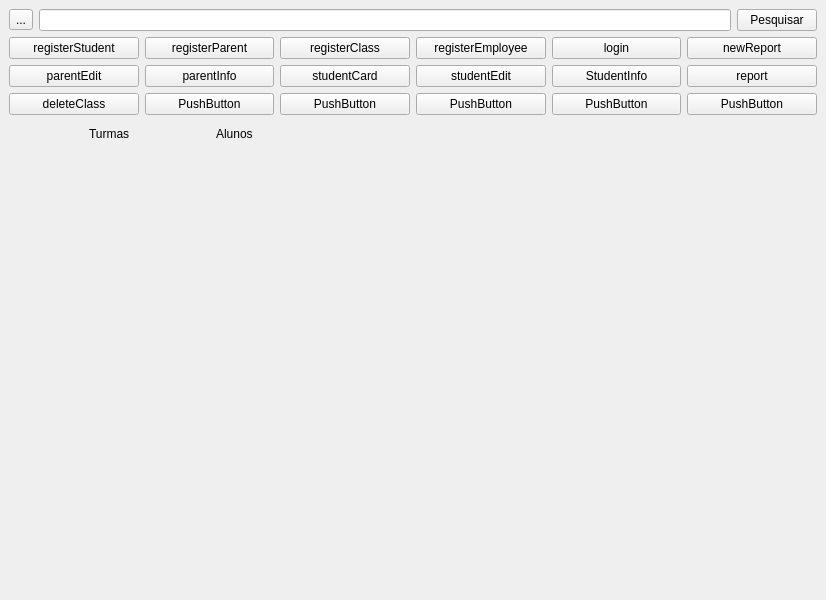
<?xml version="1.0" encoding="UTF-8"?>
<ui version="4.0">
 <class>MainWindow</class>
 <widget class="QMainWindow" name="MainWindow">
  <property name="geometry">
   <rect>
    <x>0</x>
    <y>0</y>
    <width>826</width>
    <height>600</height>
   </rect>
  </property>
  <property name="minimumSize">
   <size>
    <width>200</width>
    <height>200</height>
   </size>
  </property>
  <property name="maximumSize">
   <size>
    <width>826</width>
    <height>900</height>
   </size>
  </property>
  <property name="windowTitle">
   <string>MainWindow</string>
  </property>
  <widget class="QWidget" name="centralwidget">
   <layout class="QVBoxLayout" name="verticalLayout" stretch="0,0,0,0">
    <item>
     <layout class="QHBoxLayout" name="horizontalLayout_3" stretch="0,0,0">
      <item>
       <widget class="QToolButton" name="btnConfig">
        <property name="text">
         <string>...</string>
        </property>
       </widget>
      </item>
      <item>
       <widget class="QLineEdit" name="barPesquisar"/>
      </item>
      <item>
       <widget class="QPushButton" name="btnPesquisar">
        <property name="text">
         <string>Pesquisar</string>
        </property>
       </widget>
      </item>
     </layout>
    </item>
    <item>
     <layout class="QGridLayout" name="gridLayout" rowminimumheight="0,0,0" columnminimumwidth="0,0,0,0,0,0">
      <item row="0" column="2">
       <widget class="QPushButton" name="pushButton_4">
        <property name="text">
         <string>registerClass</string>
        </property>
       </widget>
      </item>
      <item row="0" column="4">
       <widget class="QPushButton" name="pushButton_13">
        <property name="text">
         <string>login</string>
        </property>
       </widget>
      </item>
      <item row="2" column="0">
       <widget class="QPushButton" name="pushButton_7">
        <property name="text">
         <string>deleteClass</string>
        </property>
       </widget>
      </item>
      <item row="0" column="1">
       <widget class="QPushButton" name="pushButton_3">
        <property name="text">
         <string>registerParent</string>
        </property>
       </widget>
      </item>
      <item row="2" column="1">
       <widget class="QPushButton" name="pushButton_8">
        <property name="text">
         <string>PushButton</string>
        </property>
       </widget>
      </item>
      <item row="1" column="2">
       <widget class="QPushButton" name="pushButton_6">
        <property name="text">
         <string>studentCard</string>
        </property>
       </widget>
      </item>
      <item row="1" column="3">
       <widget class="QPushButton" name="pushButton_11">
        <property name="text">
         <string>studentEdit</string>
        </property>
       </widget>
      </item>
      <item row="2" column="2">
       <widget class="QPushButton" name="pushButton_9">
        <property name="text">
         <string>PushButton</string>
        </property>
       </widget>
      </item>
      <item row="1" column="0">
       <widget class="QPushButton" name="pushButton_2">
        <property name="text">
         <string>parentEdit</string>
        </property>
       </widget>
      </item>
      <item row="1" column="1">
       <widget class="QPushButton" name="pushButton_5">
        <property name="text">
         <string>parentInfo</string>
        </property>
       </widget>
      </item>
      <item row="0" column="3">
       <widget class="QPushButton" name="pushButton_12">
        <property name="text">
         <string>registerEmployee</string>
        </property>
       </widget>
      </item>
      <item row="2" column="3">
       <widget class="QPushButton" name="pushButton_10">
        <property name="text">
         <string>PushButton</string>
        </property>
       </widget>
      </item>
      <item row="0" column="0">
       <widget class="QPushButton" name="pushButton">
        <property name="text">
         <string>registerStudent</string>
        </property>
       </widget>
      </item>
      <item row="1" column="4">
       <widget class="QPushButton" name="pushButton_14">
        <property name="text">
         <string>StudentInfo</string>
        </property>
       </widget>
      </item>
      <item row="2" column="4">
       <widget class="QPushButton" name="pushButton_15">
        <property name="text">
         <string>PushButton</string>
        </property>
       </widget>
      </item>
      <item row="0" column="5">
       <widget class="QPushButton" name="pushButton_16">
        <property name="text">
         <string>newReport</string>
        </property>
       </widget>
      </item>
      <item row="1" column="5">
       <widget class="QPushButton" name="pushButton_17">
        <property name="text">
         <string>report</string>
        </property>
       </widget>
      </item>
      <item row="2" column="5">
       <widget class="QPushButton" name="pushButton_18">
        <property name="text">
         <string>PushButton</string>
        </property>
       </widget>
      </item>
     </layout>
    </item>
    <item>
     <widget class="QFrame" name="frame">
      <property name="frameShape">
       <enum>QFrame::StyledPanel</enum>
      </property>
      <property name="frameShadow">
       <enum>QFrame::Raised</enum>
      </property>
     </widget>
    </item>
    <item>
     <layout class="QHBoxLayout" name="horizontalLayout" stretch="1,3">
      <item>
       <layout class="QVBoxLayout" name="verticalLayout_2" stretch="0,1">
        <item alignment="Qt::AlignHCenter">
         <widget class="QLabel" name="labelTurmas">
          <property name="text">
           <string>Turmas</string>
          </property>
         </widget>
        </item>
        <item>
         <widget class="QWidget" name="widgetTurmas" native="true"/>
        </item>
       </layout>
      </item>
      <item>
       <layout class="QVBoxLayout" name="verticalLayout_3" stretch="0,1">
        <item>
         <widget class="QLabel" name="labelAlunos">
          <property name="text">
           <string>Alunos</string>
          </property>
         </widget>
        </item>
        <item>
         <widget class="QStackedWidget" name="stackAlunos">
          <widget class="QWidget" name="page_7"/>
          <widget class="QWidget" name="page_8"/>
         </widget>
        </item>
       </layout>
      </item>
     </layout>
    </item>
   </layout>
  </widget>
 </widget>
 <resources/>
 <connections/>
</ui>
